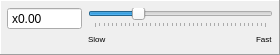
<?xml version="1.0" encoding="UTF-8"?>
<ui version="4.0">
 <class>SimControllerClockRate</class>
 <widget class="QFrame" name="SimControllerClockRate">
  <property name="geometry">
   <rect>
    <x>0</x>
    <y>0</y>
    <width>280</width>
    <height>55</height>
   </rect>
  </property>
  <property name="windowTitle">
   <string>Frame</string>
  </property>
  <property name="frameShape">
   <enum>QFrame::Panel</enum>
  </property>
  <property name="frameShadow">
   <enum>QFrame::Raised</enum>
  </property>
  <layout class="QGridLayout" name="gridLayout">
   <property name="leftMargin">
    <number>6</number>
   </property>
   <property name="topMargin">
    <number>6</number>
   </property>
   <property name="rightMargin">
    <number>6</number>
   </property>
   <property name="bottomMargin">
    <number>6</number>
   </property>
   <property name="verticalSpacing">
    <number>0</number>
   </property>
   <item row="0" column="1">
    <widget class="WkSimController::ClockRateSlider" name="mSlider">
     <property name="minimum">
      <number>-10</number>
     </property>
     <property name="maximum">
      <number>30</number>
     </property>
     <property name="tracking">
      <bool>false</bool>
     </property>
     <property name="orientation">
      <enum>Qt::Horizontal</enum>
     </property>
     <property name="tickPosition">
      <enum>QSlider::TicksBelow</enum>
     </property>
     <property name="tickInterval">
      <number>1</number>
     </property>
    </widget>
   </item>
   <item row="0" column="0">
    <widget class="WkSimController::ClockRateSpinBox" name="mSpinBox">
     <property name="minimumSize">
      <size>
       <width>75</width>
       <height>0</height>
      </size>
     </property>
     <property name="buttonSymbols">
      <enum>QAbstractSpinBox::NoButtons</enum>
     </property>
     <property name="prefix">
      <string>x</string>
     </property>
    </widget>
   </item>
   <item row="3" column="1">
    <layout class="QHBoxLayout" name="horizontalLayout">
     <item>
      <widget class="QLabel" name="mMinLabel">
       <property name="font">
        <font>
         <pointsize>6</pointsize>
        </font>
       </property>
       <property name="text">
        <string>Slow</string>
       </property>
      </widget>
     </item>
     <item>
      <spacer name="horizontalSpacer">
       <property name="orientation">
        <enum>Qt::Horizontal</enum>
       </property>
       <property name="sizeHint" stdset="0">
        <size>
         <width>40</width>
         <height>12</height>
        </size>
       </property>
      </spacer>
     </item>
     <item>
      <widget class="QLabel" name="mMaxLabel">
       <property name="font">
        <font>
         <pointsize>6</pointsize>
        </font>
       </property>
       <property name="text">
        <string>Fast</string>
       </property>
      </widget>
     </item>
    </layout>
   </item>
  </layout>
 </widget>
 <customwidgets>
  <customwidget>
   <class>WkSimController::ClockRateSpinBox</class>
   <extends>QDoubleSpinBox</extends>
   <header>SimControllerToolbarWidgets.hpp</header>
  </customwidget>
  <customwidget>
   <class>WkSimController::ClockRateSlider</class>
   <extends>QSlider</extends>
   <header>SimControllerToolbarWidgets.hpp</header>
  </customwidget>
 </customwidgets>
 <resources/>
 <connections/>
</ui>
